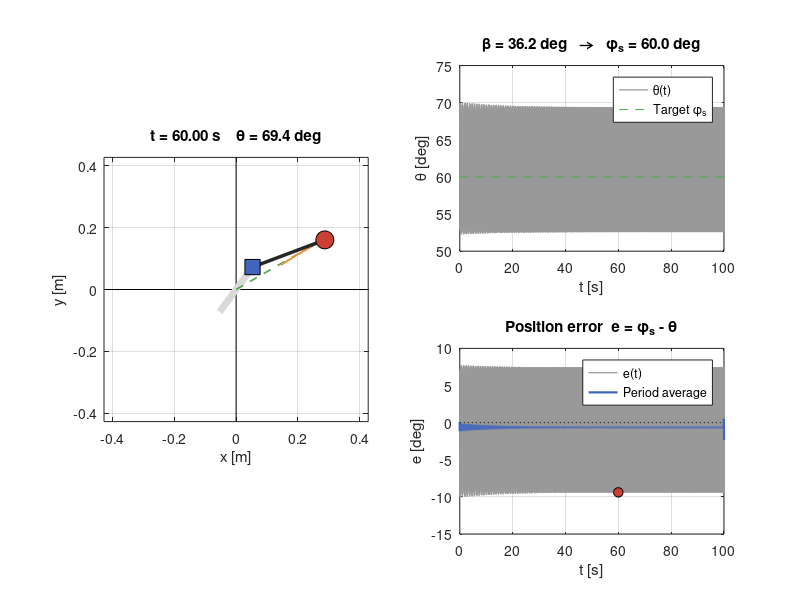

Here is the MATLAB script that generated this plot:
%% ====================================================================
%  TILTED-EXCITATION PENDULUM  (Ciezkowski, JSV 491, 2021)
%
%  theta measured from the upward vertical.
%  Pivot:  r_p(t) = A*cos(w*t) * [sin(beta); cos(beta)]
%  EOM:    L*theta'' = g*sin(theta) + A*w^2*cos(w*t)*sin(beta - theta)
%                      - L*gamma*theta'
%  beta = 0 recovers the classical Kapitza pendulum.
%  Stability conditions: Eq. (6) of the paper.
% ====================================================================
clear; close all; clc;

%% Parameters
g     = 9.81;                   % gravity [m/s^2]
L     = 0.25;                   % pendulum length [m]
zeta  = 0.01;                   % damping ratio
gamma = 2*zeta*sqrt(g/L);       % damping coefficient [1/s]
A     = 0.09;                   % pivot amplitude [m]
f_exc = 6.0;                    % pivot frequency [Hz]

phi_s  = deg2rad(60);           % desired equilibrium [rad]
theta0 = phi_s + deg2rad(10);   % initial angle [rad]
omega0 = 0.0;                   % initial angular velocity [rad/s]

t_end      = 100.0;             % simulated time [s]
start_anim = 20.0;              % animation window [s]
end_anim   = 60.0;

fps       = 60;                 % sampling / playback rate [1/s]
trace_len = 30;                 % bob trail length [samples]
save_png  = true;               % export final figure

w  = 2*pi*f_exc;
T  = 2*pi/w;
dt = 1/fps;

%% Stability check and beta
lambda = (A*w)^2 / (2*g*L);     % analogue of 3*A^2*Om^2/(4*g*l) in the paper

if phi_s <= pi/2
    lambda_min = sqrt(4*sin(phi_s)^2 + cos(phi_s)^2);   % Eq. (6)
else
    lambda_min = 2*sin(phi_s);                          % Eq. (6)
end

fprintf('lambda          = %.4f\n', lambda);
fprintf('lambda required = %.4f   (phi_s = %.1f deg)\n', ...
        lambda_min, rad2deg(phi_s));

if lambda <= lambda_min
    error(['lambda = %.3f is below the required %.3f for phi_s = %.1f deg. ' ...
           'Increase A or f_exc, or move phi_s closer to 0.'], ...
          lambda, lambda_min, rad2deg(phi_s));
end

beta = 0.5*(2*phi_s - asin(2*sin(phi_s)/lambda));      % Eq. (6)
fprintf('beta            = %.4f rad = %.2f deg\n', beta, rad2deg(beta));

% Slow-motion natural frequency (curvature of the effective potential)
w0_sq = (A^2*w^2/(2*L^2))*cos(2*(beta - phi_s)) - (g/L)*cos(phi_s);
if w0_sq <= 0
    error('No potential minimum at phi_s (w0^2 = %.4f).', w0_sq);
end
w0 = sqrt(w0_sq);
fprintf('slow frequency  = %.3f rad/s  -> period %.4f s\n\n', w0, 2*pi/w0);

%% Solve
tspan  = 0:dt:t_end;
odefun = @(t,x)[ x(2);
                -gamma*x(2) + (g*sin(x(1)) ...
                               + A*w^2*cos(w*t)*sin(beta - x(1)))/L ];

% MaxStep prevents the solver from stepping over excitation periods
opts  = odeset('RelTol',1e-9,'AbsTol',1e-11,'MaxStep',T/100);
[t,x] = ode45(odefun, tspan, [theta0; omega0], opts);

theta = x(:,1);
xp    = A*cos(w*t)*sin(beta);   % pivot
yp    = A*cos(w*t)*cos(beta);
xb    = xp + L*sin(theta);      % bob
yb    = yp + L*cos(theta);

%% Position error
err_deg = rad2deg(phi_s - theta);

% Signed moving average over one excitation period (edge-normalized).
% Removes the fast component and leaves the slow error phi_s - phi.
N       = max(1, round(T/dt));
k_win   = ones(N,1);
err_avg = conv(err_deg, k_win, 'same') ./ conv(ones(size(err_deg)), k_win, 'same');

frames = find(t >= start_anim & t <= end_anim);
if isempty(frames)
    error('Animation window [%.1f, %.1f] s lies outside the simulation.', ...
          start_anim, end_anim);
end

%% Figure
fig = figure('Color','w','Position',[80 80 1150 600]);

% Animation
ax1 = subplot(2,2,[1 3]);
lim = 1.35*L + A;
hold on; box on; grid on; axis equal;
set(ax1,'XLim',[-lim lim],'YLim',[-lim lim]);
xlabel('x [m]'); ylabel('y [m]');

plot([-lim lim],[0 0],'k-','LineWidth',0.5);
plot([0 0],[-lim lim],'k-','LineWidth',0.5);
plot(A*[-1 1]*sin(beta), A*[-1 1]*cos(beta), ...           % pivot track
     '-','Color',[0.85 0.85 0.85],'LineWidth',5);
plot([0 1.25*L*sin(phi_s)],[0 1.25*L*cos(phi_s)], ...      % target direction
     '--','Color',[0.30 0.65 0.30],'LineWidth',1.2);

h_trace = plot(NaN,NaN,'-','Color',[0.90 0.60 0.25],'LineWidth',1);
h_rod   = plot(NaN,NaN,'-','Color',[0.15 0.15 0.15],'LineWidth',2.5);
h_bob   = plot(NaN,NaN,'o','MarkerSize',13, ...
               'MarkerFaceColor',[0.80 0.25 0.20],'MarkerEdgeColor','k');
h_piv   = plot(NaN,NaN,'s','MarkerSize',11, ...
               'MarkerFaceColor',[0.25 0.40 0.75],'MarkerEdgeColor','k');
h_ttl   = title('');

% Angle history
ax2 = subplot(2,2,2);
hold on; box on; grid on;
h_th  = plot(t, rad2deg(theta), '-', 'Color',[0.60 0.60 0.60],'LineWidth',0.9);
h_tgt = plot([0 t_end], rad2deg(phi_s)*[1 1], '--', 'Color',[0.30 0.65 0.30]);
set(ax2,'XLim',[0 t_end]);
xlabel('t [s]'); ylabel('\theta [deg]');
title(sprintf('\\beta = %.1f deg   \\rightarrow   \\phi_s = %.1f deg', ...
      rad2deg(beta), rad2deg(phi_s)));
h_mark1 = plot(NaN,NaN,'o','MarkerSize',7, ...
               'MarkerFaceColor',[0.80 0.25 0.20],'MarkerEdgeColor','k');
legend([h_th h_tgt], {'\theta(t)', 'Target \phi_s'}, 'Location','best');

% Position error
ax3 = subplot(2,2,4);
hold on; box on; grid on;
h_e    = plot(t, err_deg, '-', 'Color',[0.60 0.60 0.60],'LineWidth',0.9);
h_eavg = plot(t, err_avg, '-', 'Color',[0.25 0.40 0.75],'LineWidth',1.6);
plot([0 t_end],[0 0],'k:');
set(ax3,'XLim',[0 t_end]);
xlabel('t [s]'); ylabel('e [deg]');
title('Position error  e = \phi_s - \theta');
h_mark2 = plot(NaN,NaN,'o','MarkerSize',7, ...
               'MarkerFaceColor',[0.80 0.25 0.20],'MarkerEdgeColor','k');
legend([h_e h_eavg], {'e(t)', 'Period average'}, 'Location','northeast');

%% Animate
fprintf('Animating %d frames (t = %.1f to %.1f s)...\n', ...
        numel(frames), t(frames(1)), t(frames(end)));

for k = frames(:).'
    if ~ishghandle(fig), break; end
    i0 = max(1, k - trace_len);

    set(h_trace,'XData',xb(i0:k),      'YData',yb(i0:k));
    set(h_rod,  'XData',[xp(k) xb(k)], 'YData',[yp(k) yb(k)]);
    set(h_bob,  'XData',xb(k),         'YData',yb(k));
    set(h_piv,  'XData',xp(k),         'YData',yp(k));
    set(h_mark1,'XData',t(k),          'YData',rad2deg(theta(k)));
    set(h_mark2,'XData',t(k),          'YData',err_deg(k));
    set(h_ttl,  'String', sprintf('t = %.2f s    \\theta = %.1f deg', ...
                                   t(k), rad2deg(theta(k))));
    drawnow;
    pause(1/fps);
end

%% Diagnostics
idx = t > t_end - 10;
fprintf('\nMean angle over the last 10 s : %.2f deg   (target %.2f deg)\n', ...
        rad2deg(mean(theta(idx))), rad2deg(phi_s));
fprintf('Std  over the same window     : %.2f deg\n', ...
        rad2deg(std(theta(idx))));
fprintf('Mean error over the same window: %.3f deg\n', mean(err_deg(idx)));

if save_png && ishghandle(fig)
    print(fig, '-dpng', '-r300', 'tilted_pendulum.png');
    fprintf('Figure saved to tilted_pendulum.png\n');
end
